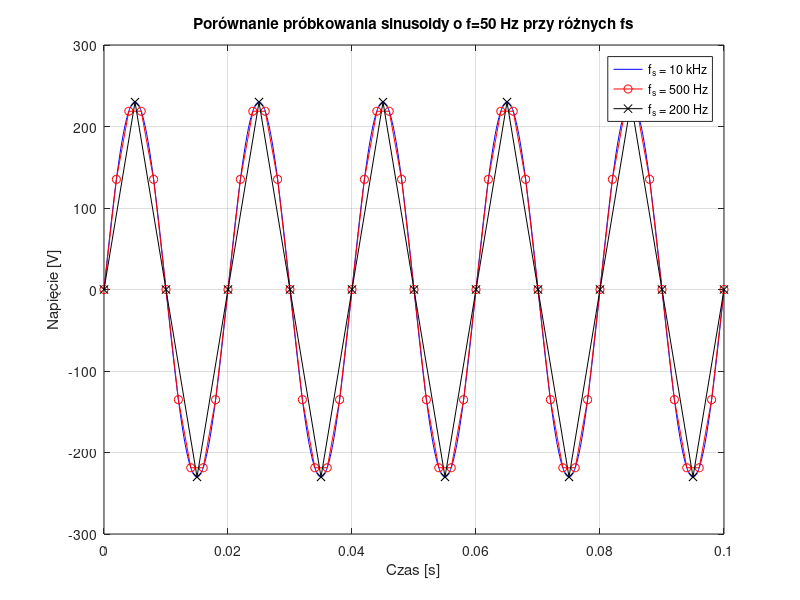
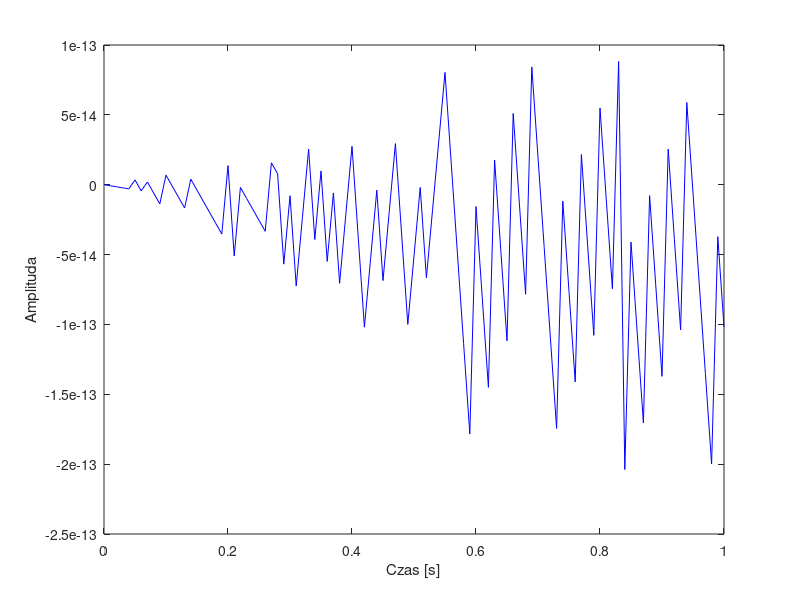
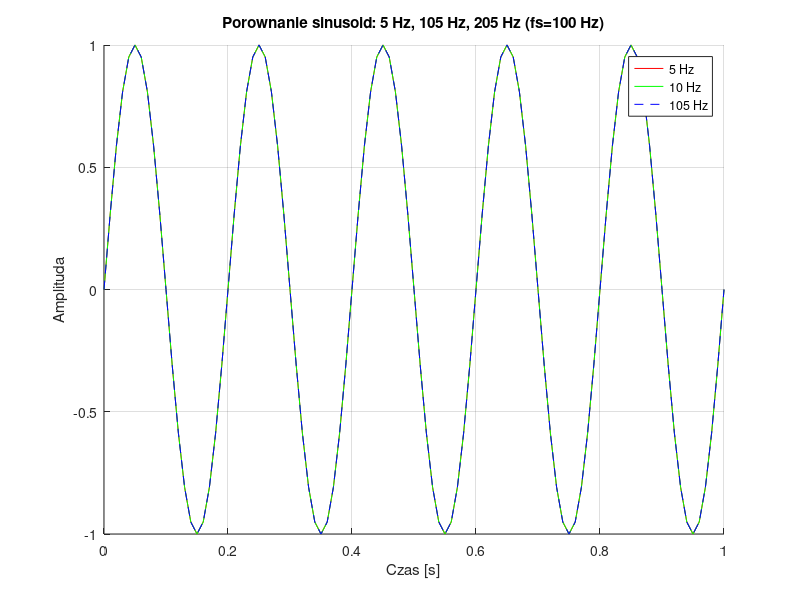
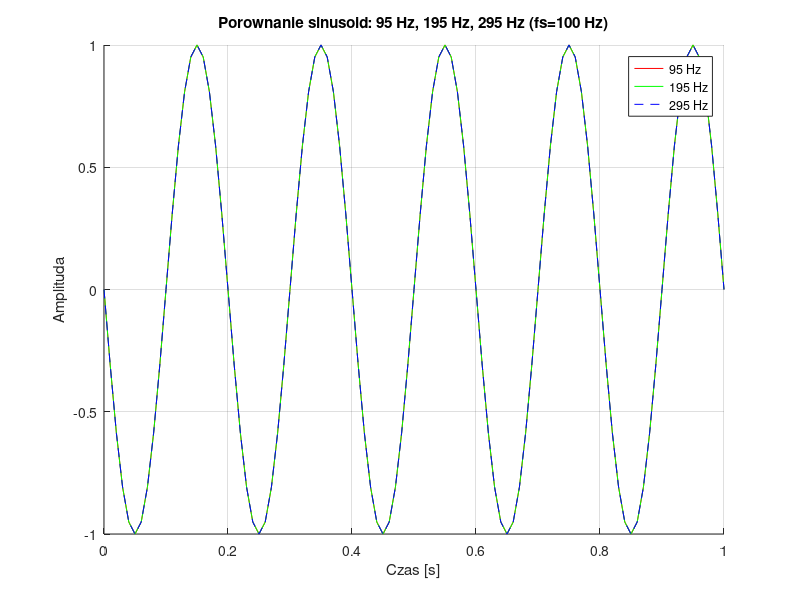

Write MATLAB code to recreate these figures, in order. (Note: this script raises an error after producing the figures.)
clear all; close all; clc;

%% Zad.1 (2,5p) %%%%%%%%%%%%%%%%%%%%%%%%%%%%%%%%%%%%%%%%%%%%%%%%%%%%%%%%%%
clear all; close all; clc;
% A)
t = 0.1; % s
A = 230; % V
f = 50; % Hz

fs1 = 10000;  % 10 kHz (pseudo-analog)
fs2 = 500;    % 500 Hz
fs3 = 200;    % 200 Hz

t1 = 0 : 1/fs1 : t; % 1/fs bo odlegość czasowa między kolejnymi próbkami
y1 = A * sin(2*pi*f*t1);

t2 = 0 : 1/fs2 : t;
y2 = A * sin(2*pi*f*t2);

t3 = 0 : 1/fs3 : t;
y3 = A * sin(2*pi*f*t3);

figure;
plot(t1, y1, 'b-');
hold on;
plot(t2, y2, 'r-o');
plot(t3, y3, 'k-x');
hold off;

xlabel('Czas [s]');
ylabel('Napięcie [V]');
title('Porównanie próbkowania sinusoidy o f=50 Hz przy różnych fs');
legend('f_s = 10 kHz','f_s = 500 Hz','f_s = 200 Hz','Location','best');
grid on;

% B)
t_end = 1; fs1 = 10000; fs2 = 51; fs3 = 50; fs4 = 49;
% fs2 = 26; fs3 = 25; fs4 = 24; % ODKOMENTOWAĆ DLA 2 WERSJI

t_prim1 = 0: 1/fs1 : t_end;
y_prim1 = A * sin(2*pi*f*t_prim1);

t_prim2 = 0 : 1/fs2 : t_end;
y_prim2 = A * sin(2*pi*f*t_prim2);

t_prim3 = 0 : 1/fs3 : t_end;
y_prim3 = A * sin(2*pi*f*t_prim3);

t_prim4 = 0 : 1/fs4 : t_end;
y_prim4 = A * sin(2*pi*f*t_prim4);

figure;
plot(t_prim1, y_prim1, 'b-');
hold on;
plot(t_prim2, y_prim2, 'g-o');
plot(t_prim3, y_prim3, 'r-o');
plot(t_prim4, y_prim4, 'k-o');
hold off;

xlabel('Czas [s]');
ylabel('Napięcie [V]');
title('Porównanie próbkowania sinusoidy o f=50 Hz przy różnych fs');
legend('f_s = 10 kHz','f_s = 51 Hz','f_s = 50 Hz','f_s = 49 Hz','Location','best');
grid on;


%% C)
clear all; close all; clc;

fs = 100;             % [Hz]
t_end = 1;            % [s]
t = 0 : 1/fs : t_end;

f_start = 0;          % [Hz]
f_end   = 300;         % [Hz]
f_step  = 5;        % [Hz]
freq_values = f_start : f_step : f_end;

for i = 1 : length(freq_values)
    f_sig = freq_values(i);                      % f sygnału w danej iteracji
    y = sin(2*pi*f_sig*t);                       % generujemy sinusoidę
    plot(t, y, 'b-');                            % rysujemy sinusoidę
    xlabel('Czas [s]');
    ylabel('Amplituda');

    disp(['Iteracja: ' num2str(i) ...
          ', Częstotliwość = ' num2str(f_sig) ' Hz']);

    pause(0.1);   % żeby było widać animację
end

% Porównania:
% czest Nyquista = 50Hz wszytkie powyżej aliasowane bo fs = 100Hz
f_test1 = [5, 105, 205]; % przez alising pkrywaja sie! f_alias = |f_sig-k*fs|, gdzie
% k to całkowita, która sprawia, że wynik jest od 0 do fs/2
f_test2 = [95, 195, 295]; % Zmiana znaku jest skutkiem tego, że częstotliwości
% aliasowane zachowują się jak (po powyzej f Nyqusita):
% sin(2π(f_s - f)t) = -sin(2π f t) 
f_test3 = [95, 105]; % podobnue jak wyżej

figure;
hold on;
plot(t, sin(2*pi*f_test1(1)*t), 'r',  'DisplayName','5 Hz');
plot(t, sin(2*pi*f_test1(2)*t), 'g',  'DisplayName','10 Hz');
plot(t, sin(2*pi*f_test1(3)*t), 'b--','DisplayName','105 Hz');
hold off;
xlabel('Czas [s]');
ylabel('Amplituda');
title('Porownanie sinusoid: 5 Hz, 105 Hz, 205 Hz (fs=100 Hz)');
legend('Location','best');
grid on;

figure;
hold on;
plot(t, sin(2*pi*f_test2(1)*t), 'r',  'DisplayName','95 Hz');
plot(t, sin(2*pi*f_test2(2)*t), 'g',  'DisplayName','195 Hz');
plot(t, sin(2*pi*f_test2(3)*t), 'b--','DisplayName','295 Hz');
hold off;
xlabel('Czas [s]');
ylabel('Amplituda');
title('Porownanie sinusoid: 95 Hz, 195 Hz, 295 Hz (fs=100 Hz)');
legend('Location','best');
grid on;

figure;
hold on;
plot(t, sin(2*pi*f_test3(1)*t), 'r',  'DisplayName','95 Hz');
plot(t, sin(2*pi*f_test3(2)*t), 'g',  'DisplayName','105 Hz');
hold off;
xlabel('Czas [s]');
ylabel('Amplituda');
title('Porownanie sinusoid: 95 Hz, 105 Hz(fs=100 Hz)');
legend('Location','best');
grid on;

% Dla cos:
figure;
hold on;
plot(t, cos(2*pi*f_test1(1)*t), 'r',  'DisplayName','5 Hz');
plot(t, cos(2*pi*f_test1(2)*t), 'g',  'DisplayName','10 Hz');
plot(t, cos(2*pi*f_test1(3)*t), 'b--','DisplayName','105 Hz');
hold off;
xlabel('Czas [s]');
ylabel('Amplituda');
title('Porownanie cosinusoid: 5 Hz, 105 Hz, 205 Hz (fs=100 Hz)');
legend('Location','best');
grid on;

figure;
hold on;
plot(t, cos(2*pi*f_test2(1)*t), 'r',  'DisplayName','95 Hz');
plot(t, cos(2*pi*f_test2(2)*t), 'g',  'DisplayName','195 Hz');
plot(t, cos(2*pi*f_test2(3)*t), 'b--','DisplayName','295 Hz');
hold off;
xlabel('Czas [s]');
ylabel('Amplituda');
title('Porownanie cosinusoid: 95 Hz, 195 Hz, 295 Hz (fs=100 Hz)');
legend('Location','best');
grid on;

figure;
hold on;
plot(t, cos(2*pi*f_test3(1)*t), 'r',  'DisplayName','95 Hz');
plot(t, cos(2*pi*f_test3(2)*t), 'g',  'DisplayName','105 Hz');
hold off;
xlabel('Czas [s]');
ylabel('Amplituda');
title('Porownanie cosinusoid: 95 Hz, 105 Hz(fs=100 Hz)');
legend('Location','best');
grid on;


%% D)
clear all; close all; clc;
fs = 10000; % częstotliwość próbkowania (10 kHz)
t_end = 1; % czas trwania sygnału [s]
t = 0 : 1/fs : t_end; % oś czasu 
fn = 50; % częstotliwość nośna [Hz]
fm = 1; % częstotliwość modulująca [Hz]
dev = 5; % głębokość modulacji - tu dewiacja raczej (±5 Hz)
A = 1; % amplituda sygnału - zakładam 1 bo brak w zad.

% Sygnał modulujący (poglądowo)
m_t = sin(2*pi*fm*t);

% Sygnał z modulacją częstotliwości (SFM) - zmodulowany:
beta  = dev / fm; % współczynnik modulacji (głębokość)
y_mod = A * sin( 2*pi*fn*t + beta*sin(2*pi*fm*t) );

figure('Name','Sygnał zmodulowany i modulujący');
subplot(2,1,1);
plot(t, m_t, 'r'); 
xlabel('Czas [s]'); ylabel('Amplituda'); 
title('Sygnał modulujący (1 Hz)');
grid on;
subplot(2,1,2);
plot(t, y_mod, 'b'); 
xlabel('Czas [s]'); ylabel('Amplituda');
title('Sygnał zmodulowany (SFM, nośna 50 Hz, dev ±5 Hz)');
grid on;

% [2] Próbkowanie z fs2 = 25 Hz i porównanie
fs2 = 25;
t2  = 0 : 1/fs2 : t_end;
y_samp = A * sin( 2*pi*fn*t2 + beta*sin(2*pi*fm*t2) );

figure('Name','Porównanie: sygnał oryginalny i próbkowany');
subplot(3,1,1);
plot(t, y_mod, 'DisplayName','Oryginał (fs=10 kHz)');
hold on;
stem(t2, y_samp, 'r', 'DisplayName','Próbki (fs2=25 Hz)');
hold off;
legend('Location','best'); grid on;
xlabel('Czas [s]'); ylabel('Amplituda');
title('Sygnał zmodulowany i jego próbki');

% Rekonstrukcja sygnału (Zero-Order Hold - ZOH)
y_rec = interp1(t2, y_samp, t, 'previous', 'extrap');
err = y_mod - y_rec;

subplot(3,1,2);
plot(t, y_mod, 'b', 'DisplayName','Oryginał');
hold on;
plot(t, y_rec, 'm--', 'DisplayName','Rekonstrukcja (ZOH)');
hold off;
legend('Location','best'); grid on;
xlabel('Czas [s]'); ylabel('Amplituda');
title('Porównanie oryginału z rekonstrukcją');

subplot(3,1,3);
plot(t, err);
grid on;
xlabel('Czas [s]'); ylabel('Błąd');
title('Błąd odtwarzania (oryginał - rekonstrukcja)');

% [3] Widmo gęstości mocy (PSD) przed i po próbkowaniu
figure;
subplot(2,1,1);
pwelch(y_mod, [], [], [], fs);
title('Widmo gęstości mocy - sygnał przed próbkowaniem');

subplot(2,1,2);
pwelch(y_samp, [], [], [], fs2);
title('Widmo gęstości mocy - sygnał po próbkowaniu');




%% Zad.2 (2p) %%%%%%%%%%%%%%%%%%%%%%%%%%%%%%%%%%%%%%%%%%%%%%%%%%%%%%%%%%%%
clear all; close all; clc;
% Zad.1 A)
t = 0.1; % s
A = 230; % V
f = 50; % Hz
fs = 10000;  % 10 kHz (pseudo-analog)
fs2 = 500;    % 500 Hz
fs3 = 200;    % 200 Hz
t1 = 0 : 1/fs : t; % 1/fs bo odlegość czasowa między kolejnymi próbkami
y1 = A * sin(2*pi*f*t1);
t2 = 0 : 1/fs2 : t;
y2 = A * sin(2*pi*f*t2);
t3 = 0 : 1/fs3 : t;
y3 = A * sin(2*pi*f*t3);
% KONIEC ZAD.1

% Rekonstrukcja sygnału za pomocą splotu z sinc:
% wychodzimy od sygnału y3 próbkowanego z fs3 = 200 Hz (t3, y3)
% chcemy go odtworzyć na gęstszej siatce czasowej (t1) używanej w "pseudo-analogu" fs=10 kHz.

% okres próbkowania dla sygnału o fs3 = 200 Hz
T3 = 1/fs3;

% wybieramy siatkę czasową, t1 żeby móc łatwo porównać z "pseudo-analogiem".
ts = t1;  

% wektor na zrekonstruowany sygnał:
x_hat = zeros(size(ts));

% Główna pętla po chwilach, w których chcemy obliczyć wartość zrekonstruowaną
for i = 1:length(ts)
    % aktualny czas, w którym odtwarzamy sygnał
    ti = ts(i);
    
    % sumujemy wkłady od wszystkich próbek y3(n) * sinc( (t - nT)/T )
    for n = 1:length(t3)
        % (ti - t3(n)) / T3 -> argument dla funkcji sinc
        x_hat(i) = x_hat(i) + y3(n) * sinc( (ti - t3(n)) / T3 );
    end
end

figure('Name','Rekonstrukcja sygnału z fs3=200Hz za pomocą sinc');
plot(t1, y1, 'b', 'LineWidth',1.5);  hold on;
plot(ts, x_hat, 'r--', 'LineWidth',1.2);
xlabel('Czas [s]'); ylabel('Amplituda');
legend('pseudo-analog fs=10kHz','rekonstrukcja sinc (fs3=200Hz)');
title('Rekonstrukcja metodą splotu z sinc');

blad = x_hat - y1;  % różnica między zrekonstruowanym a "pseudo-analogiem"
figure('Name','Błąd rekonstrukcji');
plot(ts, blad);
xlabel('Czas [s]'); ylabel('Błąd');
title('Błąd rekonstrukcji (sygnał odtworzony - pseudo-analog)');
grid on;




%% Zad.3 (1,5p) %%%%%%%%%%%%%%%%%%%%%%%%%%%%%%%%%%%%%%%%%%%%%%%%%%%%%%%%%%
clear all; close all; clc;
function [r, lags] = my_xcorr(x, y)
    Nx = length(x);
    Ny = length(y);

    % Długość korelacji
    r = zeros(1, Nx + Ny - 1);
    lags = -(Ny-1):(Nx-1); % Obliczanie lagów

    for lag = -(Ny-1):(Nx-1)
        suma = 0;
        for i = 1:Ny
            j = i + lag;
            if j > 0 && j <= Nx
                suma = suma + x(j) * y(i);
            end
        end
        r(lag + Ny) = suma;
    end
end

load('CPS01\adsl_x.mat'); % w pliku jest zmienna 'x'

M = 32;     % długość prefiksu
N = 512;    % długość ramki

% 2. Definiujemy wzorzec: ostatnie M próbek z ramki
%   (przyjmujemy, że ramka startuje od x(1) do x(N))
prefix_ref = x(N - M + 1 : N);

% 3. Obliczamy korelację krzyżową sygnału x z wzorcem prefix_ref
[R, lags] = xcorr(x, prefix_ref);

% 4. Wyszukujemy lokalne maksima korelacji (pozwala to znaleźć wystąpienia prefiksu)
[pkVals, pkLocs] = findpeaks(R, ...
    'MinPeakHeight', 0.5*max(R)); 
%  - 'MinPeakHeight' można dostosować zależnie od poziomu szumu/energii w sygnale

% Indeksy w 'lags' odpowiadają przesunięciom między x a prefix_ref.
% Żeby uzyskać indeks w sygnale x, dodajemy długość prefiksu (lub N, w zależności
% od interpretacji). Najczęściej wystąpienie prefiksu zaczyna się przy:
startIndices = lags(pkLocs) + length(prefix_ref);

% Wyświetlamy wyniki
disp('Znalezione indeksy początków prefiksów w sygnale:');
disp(startIndices);

% (Opcjonalnie) Rysujemy korelację i zaznaczamy piki
figure; 
plot(lags, R); hold on;
plot(lags(pkLocs), pkVals, 'ro', 'MarkerFaceColor','r');
xlabel('Lag'); ylabel('Wartość korelacji');
title('Korelacja krzyżowa sygnału z wzorcem prefiksu');
grid on;




%% Zad.4 (1p) %%%%%%%%%%%%%%%%%%%%%%%%%%%%%%%%%%%%%%%%%%%%%%%%%%%%%%%%%%%%
clear all; close all; clc;
f_pr = 16000;  % Częstotliwość próbkowania w Hz (16 kHz)
T = 0.1;       % Czas trwania bitu w sekundach (100 ms)
f_c = 500;     % Częstotliwość nośna w Hz
name = 'Mateusz';

% Konwersja imienia na kody ASCII
ascii_codes = double(name);

% Konwersja kodów ASCII na binarne (8 bitów na znak)
binary_str = dec2bin(ascii_codes, 8);
bits = binary_str(:)' - '0';  % Konwersja na tablicę numeryczną bitów

% Obliczenie liczby próbek na bit
N = round(f_pr * T);  % Liczba próbek na bit

% Wektor czasu dla jednego bitu
t = (0:N-1) / f_pr;

% Inicjalizacja sygnału
signal = [];

% Generowanie sygnału dla każdego bitu
for bit = bits
    if bit == 0
        segment = sin(2 * pi * f_c * t);
    else
        segment = -sin(2 * pi * f_c * t);
    end
    signal = [signal, segment];
end

t_total = (0:length(signal)-1) / f_pr;

% Narysowanie wykresu sygnału
figure; % Nowe okno dla wykresu
plot(t_total, signal);
xlabel('Czas [s]');
ylabel('Amplituda');
title('Sygnał transmitujący bity kodu ASCII imienia');
grid on; % Włączenie siatki dla lepszej czytelności

% Definiowanie częstotliwości próbkowania do odtwarzania
sampling_freqs = [8000, 16000, 24000, 32000, 48000];

% Odtwarzanie sygnału przy różnych częstotliwościach
for fs = sampling_freqs
    disp(['Odtwarzanie przy częstotliwości próbkowania: ', num2str(fs), ' Hz']);
    soundsc(signal, fs);
    pause(length(signal)/fs + 1);  % Pauza, aby sygnał mógł się w pełni odtworzyć
end
